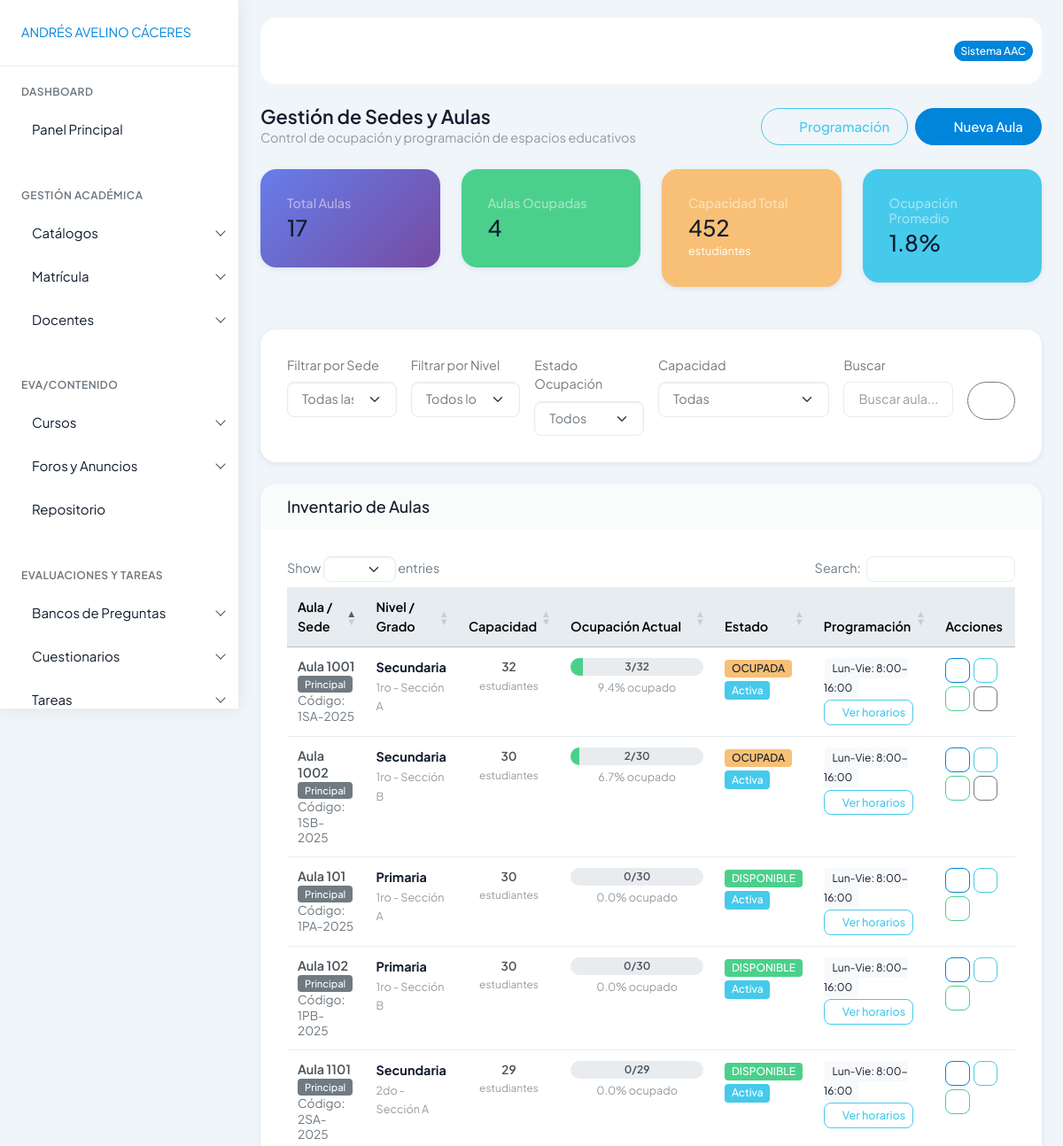
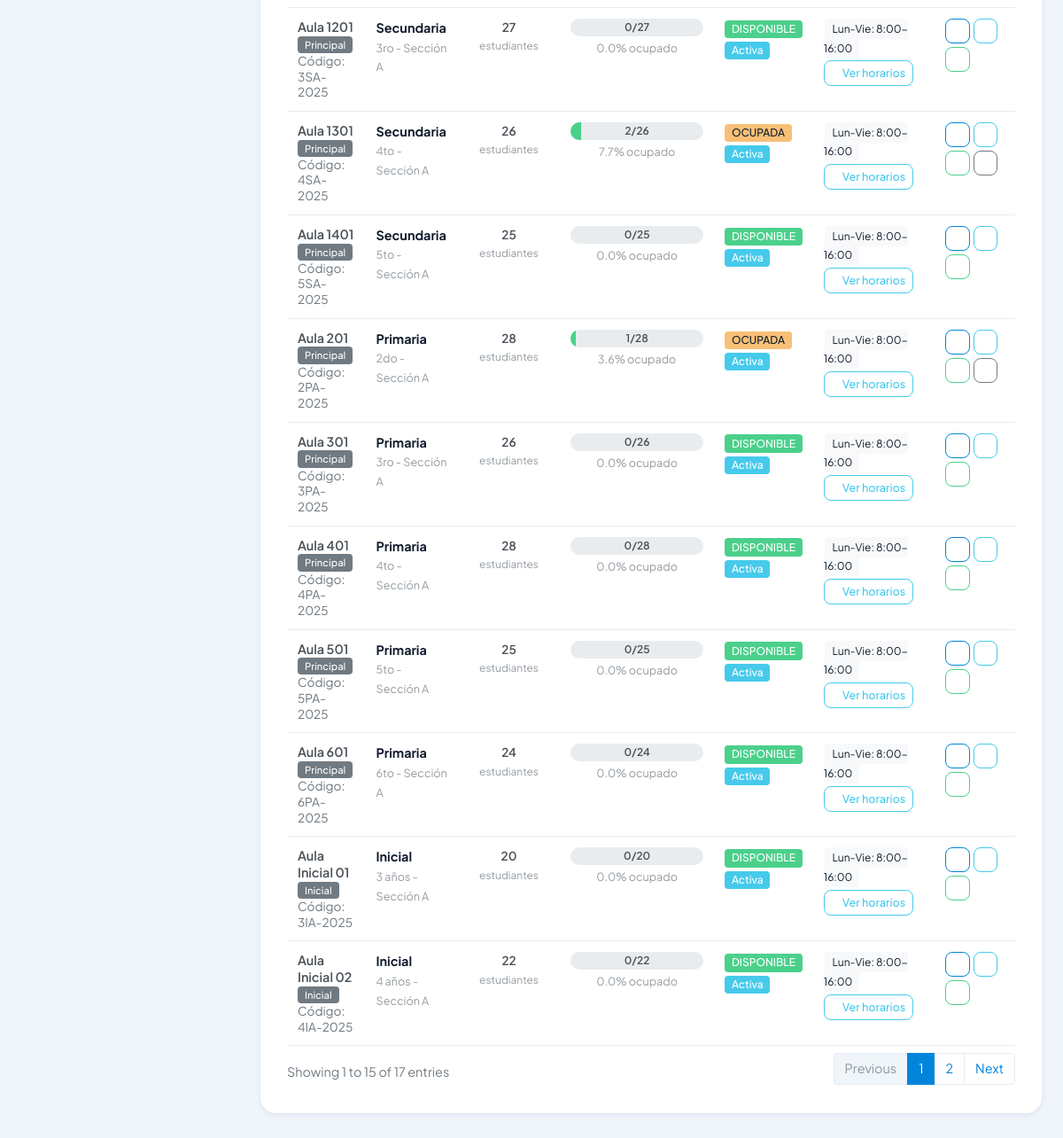
/Sistemas/sedes.php, run on the app's committed database (2 pictures, top to bottom).
### tables this page shows
CREATE TABLE `secciones` (
  `id` int NOT NULL,
  `nivel_id` int NOT NULL,
  `grado` varchar(50) NOT NULL,
  `seccion` varchar(10) NOT NULL,
  `codigo` varchar(20) DEFAULT NULL,
  `capacidad_maxima` int DEFAULT '30',
  `aula_asignada` varchar(100) DEFAULT NULL,
  `periodo_academico_id` int NOT NULL,
  `activo` tinyint(1) DEFAULT '1'
);

CREATE TABLE `niveles_educativos` (
  `id` int NOT NULL,
  `nombre` varchar(100) NOT NULL,
  `codigo` varchar(10) DEFAULT NULL,
  `grados` json DEFAULT NULL,
  `orden` int DEFAULT NULL,
  `activo` tinyint(1) DEFAULT '1'
);

### Sistemas/sedes.php (the view, shortened to what the rows shown need)
<?php
require_once 'conexion/bd.php';
try {
    $sql = "SELECT s.*,
                   ne.nombre as nivel_nombre,
                   COUNT(m.id) as estudiantes_matriculados,
                   ROUND((COUNT(m.id) / s.capacidad_maxima) * 100, 1) as porcentaje_ocupacion,
                   CASE
                       WHEN COUNT(m.id) = 0 THEN 'DISPONIBLE'
                       WHEN COUNT(m.id) < s.capacidad_maxima THEN 'OCUPADA'
                       WHEN COUNT(m.id) >= s.capacidad_maxima THEN 'COMPLETA'
                       ELSE 'DISPONIBLE'
                   END as estado_ocupacion
            FROM secciones s
            LEFT JOIN niveles_educativos ne ON s.nivel_id = ne.id
            LEFT JOIN matriculas m ON s.id = m.seccion_id AND m.activo = 1 AND m.estado = 'MATRICULADO'
            WHERE s.activo = 1
            GROUP BY s.id
            ORDER BY s.aula_asignada ASC";
    $stmt_aulas = $conexion->prepare($sql);
    $stmt_aulas->execute();
    $aulas = $stmt_aulas->fetchAll(PDO::FETCH_ASSOC);
} catch (PDOException $e) {
    $aulas = [];
    $error_aulas = "Error al cargar aulas: " . $e->getMessage();
}
?>
<!doctype html>
<html lang="es">
<head>
    <link rel="stylesheet" href="../assets/css/styles.min.css" />
    <link rel="stylesheet" href="https://cdn.datatables.net/1.13.7/css/dataTables.bootstrap5.min.css" />
</head>
<body>
    <div class="page-wrapper" id="main-wrapper" data-layout="vertical" data-navbarbg="skin6" data-sidebartype="full"
        data-sidebar-position="fixed" data-header-position="fixed">
        <div class="body-wrapper" style="top: 20px;">
            <div class="container-fluid">
                <div class="card">
                    <div class="card-body">
                        <div class="table-responsive">
                            <table class="table table-hover" id="tablaAulas">
                                <thead class="table-light">
                                    <tr>
                                        <th>Aula / Sede</th>
                                        <th>Nivel / Grado</th>
                                        <th>Capacidad</th>
                                        <th>Ocupación Actual</th>
                                        <th>Estado</th>
                                        <th>Programación</th>
                                        <th>Acciones</th>
                                    </tr>
                                </thead>
                                <tbody>
                                    <?php foreach ($aulas as $aula):
                                        $sede = 'Principal';
                                        if (strpos($aula['aula_asignada'], 'Lab') !== false) {
                                            $sede = 'Laboratorio';
                                        } elseif (strpos($aula['aula_asignada'], 'Inicial') !== false) {
                                            $sede = 'Inicial';
                                        } elseif (strpos($aula['aula_asignada'], 'Patio') !== false) {
                                            $sede = 'Deportiva';
                                        }
                                        $ocupacion_color = 'bg-success';
                                    ?>
                                        <tr data-sede="<?= $sede ?>"
                                            data-nivel="<?= $aula['nivel_id'] ?>"
                                            data-ocupacion="<?= $aula['estado_ocupacion'] ?>"
                                            data-capacidad="<?= $aula['capacidad_maxima'] ?>">
                                            <td>
                                                <div class="aula-info">
                                                    <div class="aula-nombre"><?= htmlspecialchars($aula['aula_asignada'] ?: 'Sin asignar') ?></div>
                                                    <span class="badge sede-badge bg-secondary"><?= $sede ?></span>
                                                    <div class="aula-detalles">
                                                        Código: <?= htmlspecialchars($aula['codigo'] ?: 'N/A') ?>
                                                    </div>
                                                </div>
                                            </td>
                                            <td>
                                                <div>
                                                    <strong><?= htmlspecialchars($aula['nivel_nombre']) ?></strong><br>
                                                    <small class="text-muted">
                                                        <?= htmlspecialchars($aula['grado']) ?> - Sección <?= htmlspecialchars($aula['seccion']) ?>
                                                    </small>
                                                </div>
                                            </td>
                                            <td>
                                                <div class="capacidad-info text-center">
                                                    <div class="capacidad-numero"><?= $aula['capacidad_maxima'] ?></div>
                                                    <small class="text-muted">estudiantes</small>
                                                </div>
                                            </td>
                                            <td style="min-width: 150px;">
                                                <div class="ocupacion-bar">
                                                    <div class="ocupacion-fill <?= $ocupacion_color ?>"
                                                         style="width: <?= min($aula['porcentaje_ocupacion'], 100) ?>%"></div>
                                                    <div class="ocupacion-text">
                                                        <?= $aula['estudiantes_matriculados'] ?>/<?= $aula['capacidad_maxima'] ?>
                                                    </div>
                                                </div>
                                                <small class="text-muted d-block text-center mt-1">
                                                    <?= $aula['porcentaje_ocupacion'] ?>% ocupado
                                                </small>
                                            </td>
                                            <td>
                                                <span class="badge estado-badge <?php
                                                    switch($aula['estado_ocupacion']) {
                                                        case 'DISPONIBLE': echo 'bg-success'; break;
                                                        case 'OCUPADA': echo 'bg-warning text-dark'; break;
                                                    }
                                                ?>">
                                                    <?= $aula['estado_ocupacion'] ?>
                                                </span>
                                                <?php if ($aula['activo']): ?>
                                                    <br><span class="badge bg-info estado-badge mt-1">Activa</span>
                                                <?php else: ?>
                                                    <br><span class="badge bg-secondary estado-badge mt-1">Inactiva</span>
                                                <?php endif; ?>
                                            </td>
                                            <td>
                                                <div class="programacion-preview">
                                                    <span class="programacion-item">Lun-Vie: 8:00-16:00</span>
                                                    <br>
                                                    <button type="button" class="btn btn-sm btn-outline-info mt-1"
                                                            onclick="verProgramacionAula(<?= $aula['id'] ?>)">
                                                        <i class="ti ti-calendar-time"></i> Ver horarios
                                                    </button>
                                                </div>
                                            </td>
                                            <td class="table-actions">
                                                <div class="d-flex gap-1 flex-wrap">
                                                    <button type="button" class="btn btn-sm btn-outline-primary"
                                                            onclick="editarAula(<?= $aula['id'] ?>)"
                                                            title="Editar Aula">
                                                        <i class="ti ti-edit"></i>
                                                    </button>
                                                    <button type="button" class="btn btn-sm btn-outline-info"
                                                            onclick="verDetalleAula(<?= $aula['id'] ?>)"
                                                            title="Ver Detalle">
                                                        <i class="ti ti-eye"></i>
                                                    </button>
                                                    <button type="button" class="btn btn-sm btn-outline-success"
                                                            onclick="programarAula(<?= $aula['id'] ?>)"
                                                            title="Programar Uso">
                                                        <i class="ti ti-calendar-plus"></i>
                                                    </button>
                                                    <?php if ($aula['estudiantes_matriculados'] > 0): ?>
                                                        <button type="button" class="btn btn-sm btn-outline-secondary"
                                                                onclick="verEstudiantes(<?= $aula['id'] ?>)"
                                                                title="Ver Estudiantes">
                                                            <i class="ti ti-users"></i>
                                                        </button>
                                                    <?php endif; ?>
                                                </div>
                                            </td>
                                        </tr>
                                    <?php endforeach; ?>
                                </tbody>
                            </table>
                        </div>
                    </div>
                </div>
            </div>
        </div>
    </div>
</body>
</html>

### data on the page
secciones: aula_asignada "Aula 1001", sede "Principal", codigo "1SA-2025", nivel.nombre "Secundaria", grado "1ro", seccion "A", capacidad_maxima "32", estudiantes_matriculados "3", porcentaje_ocupacion "9.4", estado_ocupacion "OCUPADA", activo "Activa"
secciones: aula_asignada "Aula 1002", sede "Principal", codigo "1SB-2025", nivel.nombre "Secundaria", grado "1ro", seccion "B", capacidad_maxima "30", estudiantes_matriculados "2", porcentaje_ocupacion "6.7", estado_ocupacion "OCUPADA", activo "Activa"
secciones: aula_asignada "Aula 101", sede "Principal", codigo "1PA-2025", nivel.nombre "Primaria", grado "1ro", seccion "A", capacidad_maxima "30", estudiantes_matriculados "0", porcentaje_ocupacion "0.0", estado_ocupacion "DISPONIBLE", activo "Activa"
secciones: aula_asignada "Aula 102", sede "Principal", codigo "1PB-2025", nivel.nombre "Primaria", grado "1ro", seccion "B", capacidad_maxima "30", estudiantes_matriculados "0", porcentaje_ocupacion "0.0", estado_ocupacion "DISPONIBLE", activo "Activa"
secciones: aula_asignada "Aula 1101", sede "Principal", codigo "2SA-2025", nivel.nombre "Secundaria", grado "2do", seccion "A", capacidad_maxima "29", estudiantes_matriculados "0", porcentaje_ocupacion "0.0", estado_ocupacion "DISPONIBLE", activo "Activa"
secciones: aula_asignada "Aula 1201", sede "Principal", codigo "3SA-2025", nivel.nombre "Secundaria", grado "3ro", seccion "A", capacidad_maxima "27", estudiantes_matriculados "0", porcentaje_ocupacion "0.0", estado_ocupacion "DISPONIBLE", activo "Activa"
secciones: aula_asignada "Aula 1301", sede "Principal", codigo "4SA-2025", nivel.nombre "Secundaria", grado "4to", seccion "A", capacidad_maxima "26", estudiantes_matriculados "2", porcentaje_ocupacion "7.7", estado_ocupacion "OCUPADA", activo "Activa"
secciones: aula_asignada "Aula 1401", sede "Principal", codigo "5SA-2025", nivel.nombre "Secundaria", grado "5to", seccion "A", capacidad_maxima "25", estudiantes_matriculados "0", porcentaje_ocupacion "0.0", estado_ocupacion "DISPONIBLE", activo "Activa"
secciones: aula_asignada "Aula 201", sede "Principal", codigo "2PA-2025", nivel.nombre "Primaria", grado "2do", seccion "A", capacidad_maxima "28", estudiantes_matriculados "1", porcentaje_ocupacion "3.6", estado_ocupacion "OCUPADA", activo "Activa"
secciones: aula_asignada "Aula 301", sede "Principal", codigo "3PA-2025", nivel.nombre "Primaria", grado "3ro", seccion "A", capacidad_maxima "26", estudiantes_matriculados "0", porcentaje_ocupacion "0.0", estado_ocupacion "DISPONIBLE", activo "Activa"
secciones: aula_asignada "Aula 401", sede "Principal", codigo "4PA-2025", nivel.nombre "Primaria", grado "4to", seccion "A", capacidad_maxima "28", estudiantes_matriculados "0", porcentaje_ocupacion "0.0", estado_ocupacion "DISPONIBLE", activo "Activa"
secciones: aula_asignada "Aula 501", sede "Principal", codigo "5PA-2025", nivel.nombre "Primaria", grado "5to", seccion "A", capacidad_maxima "25", estudiantes_matriculados "0", porcentaje_ocupacion "0.0", estado_ocupacion "DISPONIBLE", activo "Activa"
secciones: aula_asignada "Aula 601", sede "Principal", codigo "6PA-2025", nivel.nombre "Primaria", grado "6to", seccion "A", capacidad_maxima "24", estudiantes_matriculados "0", porcentaje_ocupacion "0.0", estado_ocupacion "DISPONIBLE", activo "Activa"
secciones: aula_asignada "Aula Inicial 01", aula_asignada "Inicial", codigo "3IA-2025", nivel.nombre "Inicial", grado "3 años", seccion "A", capacidad_maxima "20", estudiantes_matriculados "0", porcentaje_ocupacion "0.0", estado_ocupacion "DISPONIBLE", activo "Activa"
secciones: aula_asignada "Aula Inicial 02", aula_asignada "Inicial", codigo "4IA-2025", nivel.nombre "Inicial", grado "4 años", seccion "A", capacidad_maxima "22", estudiantes_matriculados "0", porcentaje_ocupacion "0.0", estado_ocupacion "DISPONIBLE", activo "Activa"

### other printed values
$total_aulas "17"
$aulas_ocupadas "4"
$capacidad_total "452"
$ocupacion_promedio "1.8"
